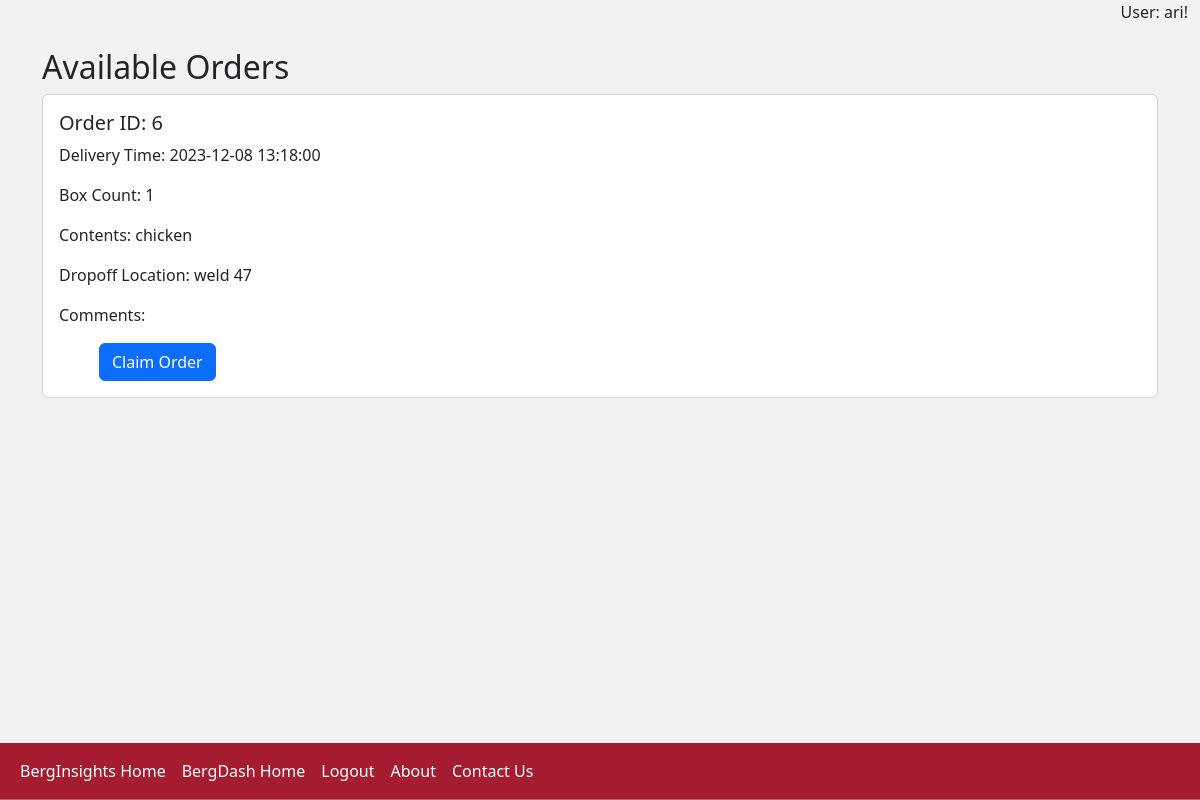
The page /deliver (signed in) on the database as committed earlier.
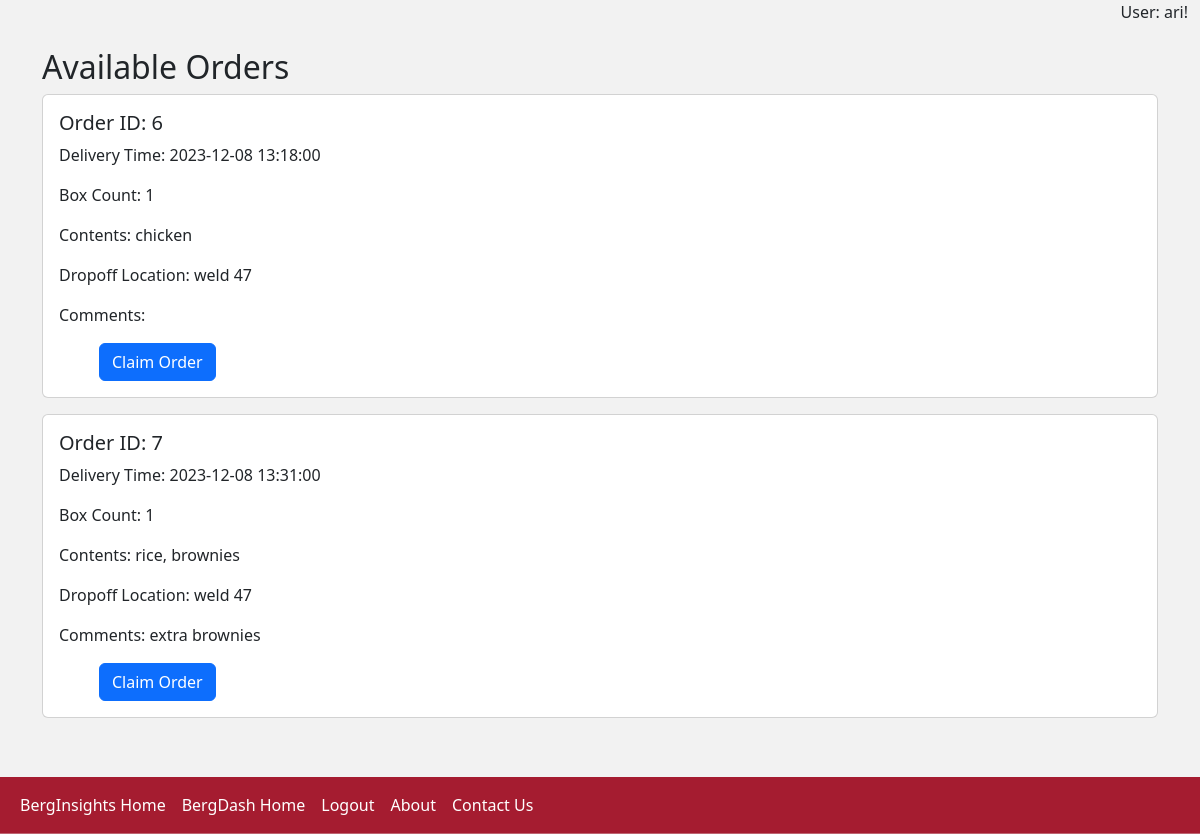
The same page on the database as committed later.
### tables this page shows
CREATE TABLE orders (
    id INTEGER PRIMARY KEY AUTOINCREMENT,
    customer_id INTEGER,
    order_datetime TIMESTAMP DEFAULT CURRENT_TIMESTAMP,
    delivery_datetime TIMESTAMP,
    box_count INTEGER,
    box_contents TEXT,
    dropoff_location TEXT,
    additional_comments TEXT,
    venmo_username TEXT, deliverer_id INTEGER, order_price REAL,
    FOREIGN KEY (customer_id) REFERENCES users(id)
);

### app.py (the view)
@app.route("/deliver")
@login_required
def deliverer():
    conn = get_users_db_connection()
    cur = conn.cursor()
    try:
        orders = cur.execute(
            "SELECT * FROM orders WHERE deliverer_id IS NULL"
        ).fetchall()
    except Exception as e:
        print("SQLite error:", e)
        flash("An error occurred while retrieving orders.", "warning")
        return redirect(url_for("index1"))
    finally:
        cur.close()
        conn.close()
    return render_template("deliverer.html", orders=orders)

### app.py (called while the page is built)
def get_users_db_connection():
    conn = sqlite3.connect("users.db")
    conn.row_factory = sqlite3.Row  # Enables column access by name: row['column_name']
    return conn

def login_required(f):
    @wraps(f)
    def decorated_function(*args, **kwargs):
        if "user_id" not in session:
            flash("You need to be logged in to access this page.", "warning")
            return redirect(url_for("login"))
        return f(*args, **kwargs)
    return decorated_function

@app.after_request
def after_request(response):
    response.headers["Cache-Control"] = "no-cache, no-store, must-revalidate"
    response.headers["Expires"] = 0
    response.headers["Pragma"] = "no-cache"
    return response

@app.context_processor
def inject_username():
    return dict(username=session.get("username", "Guest"))

### templates/deliverer.html (shortened to what this page needs)
{% extends "base.html" %}
{% block content %}
    <div class="container mt-4">
        <h2>Available Orders</h2>
        {% if orders %}
            <div id="orders-container">
                {% for order in orders %}
                    <div class="card mb-3">
                        <div class="card-body">
                            <h5 class="card-title">Order ID: {{ order.id }}</h5>
                            <p class="card-text">Delivery Time: {{ order.delivery_datetime }}</p>
                            <p class="card-text">Box Count: {{ order.box_count }}</p>
                            <p class="card-text">Contents: {{ order.box_contents }}</p>
                            <p class="card-text">Dropoff Location: {{ order.dropoff_location }}</p>
                            <p class="card-text">Comments: {{ order.additional_comments }}</p>
                            <form action="{{ url_for('claim_order', order_id=order.id) }}" method="post">
                                <button type="submit" class="btn btn-primary">Claim Order</button>
                            </form>
                        </div>
                    </div>
                {% endfor %}
            </div>
        {% else %}
            <p>No available orders at the moment.</p>
        {% endif %}
    </div>
{% endblock %}

### templates/base.html (shortened to what this page needs)
<!DOCTYPE html>
<html lang="en">
    <head>
        <link href="https://cdn.jsdelivr.net/npm/bootstrap@5.2.3/dist/css/bootstrap.min.css" rel="stylesheet">
        <link rel="stylesheet" type="text/css" href="{{ url_for('static', filename='styles.css') }}">
    </head>
    <body>
        <div class="container-fluid" style="padding-bottom: 100px;">
            <div class="welcome-message text-end">
                User: {{ username }}!
            </div>
            {% block content %}{% endblock %}
        </div>
<nav class="navbar navbar-expand-lg navbar-light bg-light fixed-bottom">
    <div class="container-fluid">
        <div class="collapse navbar-collapse" id="navbarNav">
            <ul class="navbar-nav">
                <li class="nav-item">
                    <a class="nav-link" href="{{ url_for('index') }}" style="color: white;">BergInsights Home</a>
                </li>
                <li class="nav-item">
                    <a class="nav-link" href="{{ url_for('index1') }}" style="color: white;">BergDash Home</a>
                </li>
                {% if username != 'Guest' %}
                <li class="nav-item">
                    <a class="nav-link" href="{{ url_for('logout') }}" style="color: white;">Logout</a>
                </li>
                {% else %}
                <li class="nav-item">
                    <a class="nav-link" href="{{ url_for('login') }}" style="color: white;">Login/Register</a>
                </li>
                {% endif %}
                <li class="nav-item">
                    <a class="nav-link" href="{{ url_for('faq') }}" style="color: white;">About</a>
                </li>
                <li class="nav-item">
                    <a class="nav-link" href="{{ url_for('contact') }}" style="color: white;">Contact Us</a>
                </li>
            </ul>
        </div>
    </div>
</nav>
    </body>
</html>

### static/styles.css (style rules this page uses)
form { padding-left: 40px; text-align: left; }
.navbar { background-color: #A51C30 !important; border-bottom: 1px solid #ebebeb59!important; }
html { background-color: #F2F2F2 }
body { background-color: #F2F2F2 }

Rows that differ between the two databases and show on the page:
added orders: id "7", delivery_datetime "2023-12-08 13:31:00", box_count "1", box_contents "rice, brownies", dropoff_location "weld 47", additional_comments "extra brownies"
